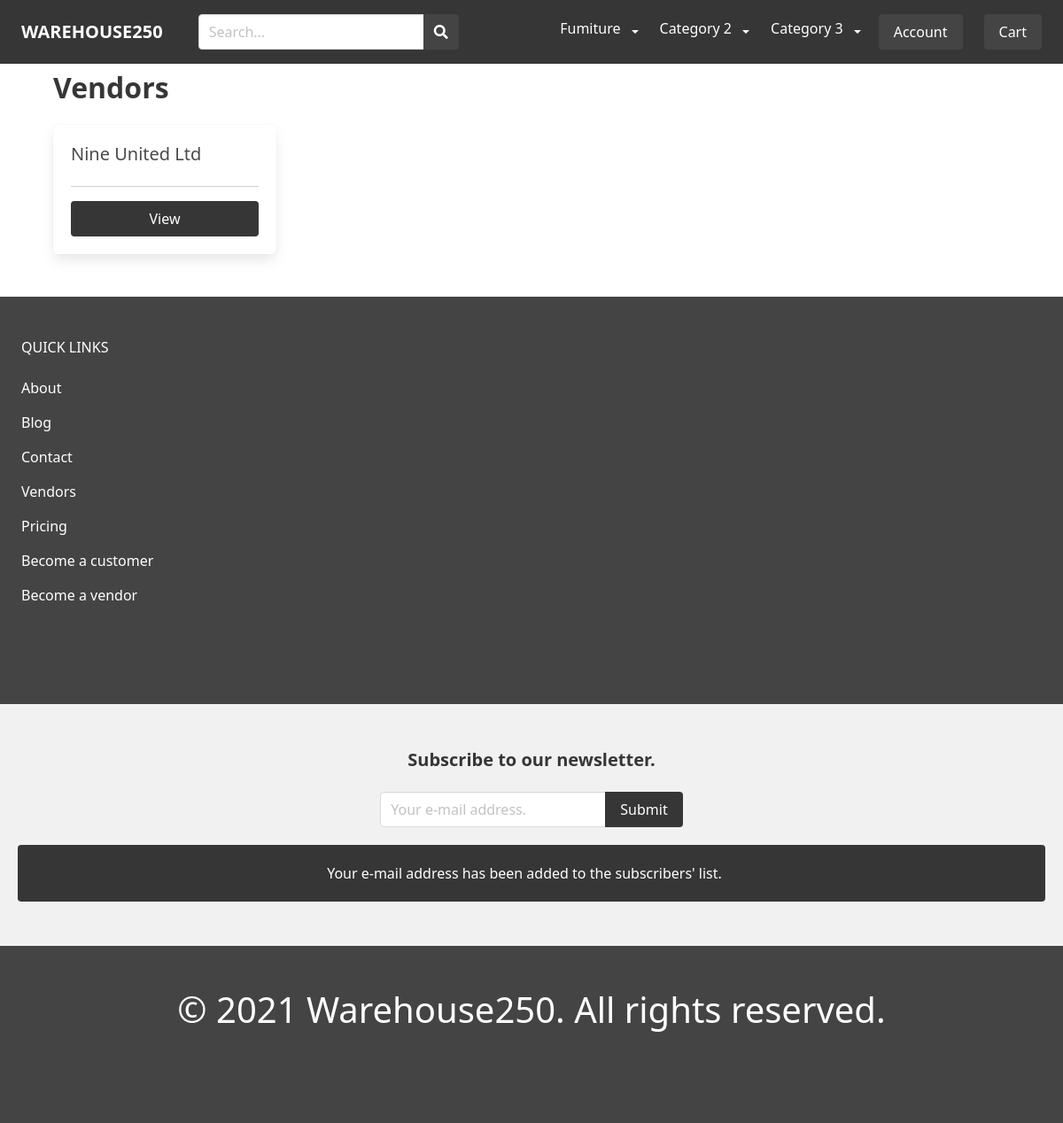
Before: /vendor/ with the older database file.
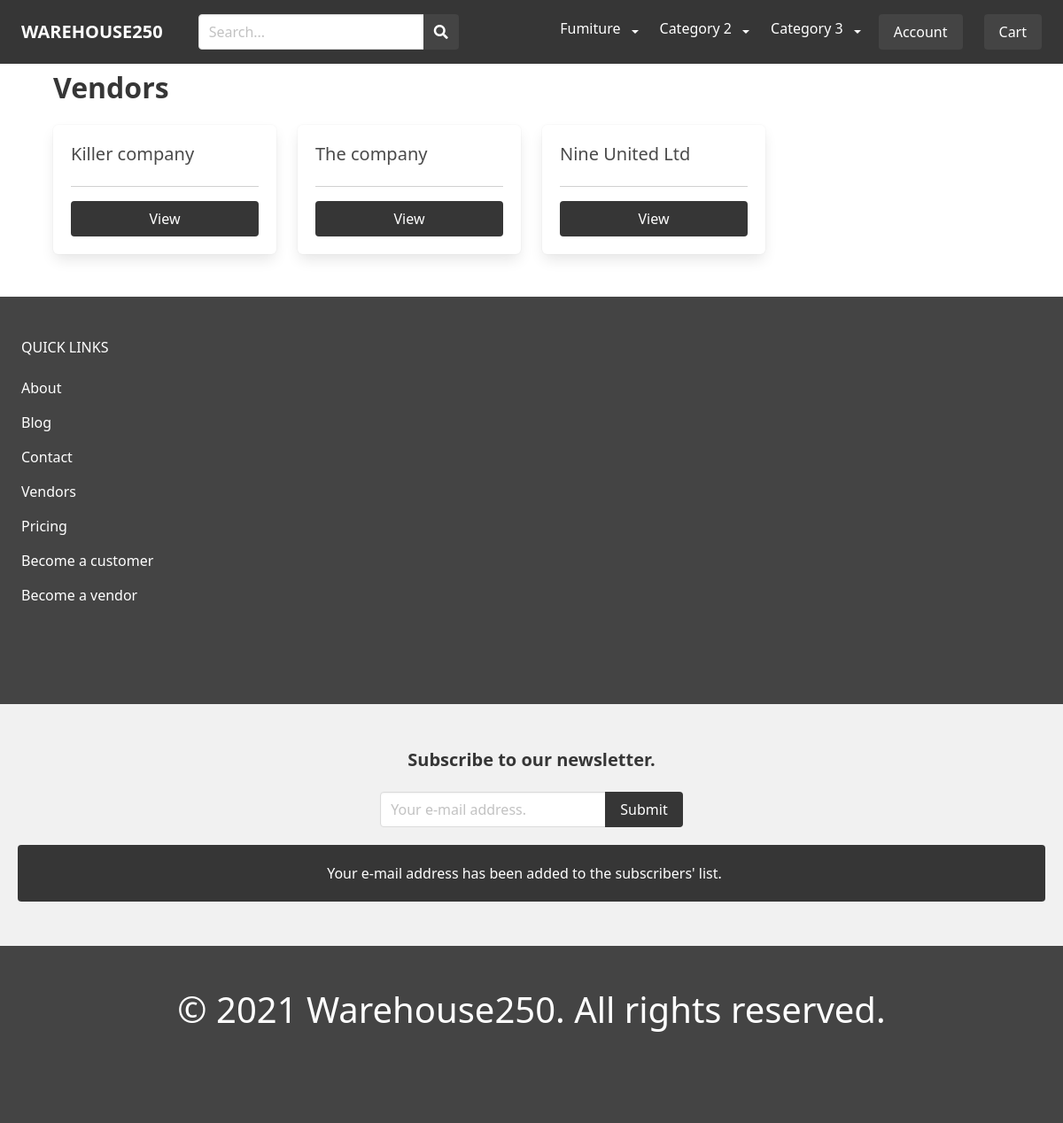
After: the same page with the newer database file.
### apps/product/models.py (models this page shows, shortened)
class Category(models.Model):
    title = models.CharField(max_length=255)
    slug = models.SlugField(max_length=255)
    ordering = models.IntegerField(default=0)
    is_featured = models.BooleanField(default=False)
    class Meta:
        ordering = ['ordering']
        verbose_name_plural = 'Categories'
    def __str__(self):
        return self.title

### apps/vendor/models.py (models this page shows, shortened)
class Vendor(models.Model):
    email = models.EmailField(max_length=150)
    company_name = models.CharField(max_length=255)
    company_code = models.CharField(max_length=255)
    address = models.CharField(max_length=255)
    phone = models.CharField(max_length=10)
    created_at = models.DateTimeField(auto_now_add=True)
    enabled = models.BooleanField(default=True)
    user = models.OneToOneField(User, on_delete=models.CASCADE)

### apps/vendor/views.py (the view)
# urls.py: path('', views.vendors, name='vendors'),
def vendors(request):
    vendors = Vendor.objects.filter(enabled=True)
    return render(request, 'vendor/vendors.html', {'vendors': vendors})

### apps/cart/cart.py (called while the page is built)
    def __len__(self):
        sum_quantity = 0
        for item in self.cart.values():
            if 'quantity' in item:
                sum_quantity += item['quantity']
        return sum_quantity

### apps/cart/context_processors.py (called while the page is built)
def cart(request):
    return {'cart': Cart(request)}

### apps/product/models.py (called while the page is built)
    def __str__(self):
        return self.title

    def __str__(self):
        return self.title

### apps/vendor/templates/vendor/vendors.html (shortened to what this page needs)
{% extends 'core/base.html' %}
{% block content %}
    <h1 class="title">Vendors</h1>
    <div class="columns is-multiline">
        {% for vendor in vendors %}
            <div class="column is-3">
                <div class="box">
                    <h2 class="subtitle">{{ vendor.company_name }}</h2>
                    <hr>
                    <a href="{% url 'vendor' vendor.id %}" class="button is-dark is-fullwidth">View</a>
                </div>
            </div>
        {% endfor %}
    </div>
{% endblock %}

### apps/core/templates/core/base.html (shortened to what the changed rows need)
{% load static %}
<!DOCTYPE html>
<html>
    <head>
        <link rel="stylesheet" href="https://cdn.jsdelivr.net/npm/bulma@0.9.1/css/bulma.min.css">
        <link rel="stylesheet" href="https://cdnjs.cloudflare.com/ajax/libs/font-awesome/5.15.3/css/all.min.css">
        <link rel="stylesheet" href="{% static 'styles/main.css' %}">
        <link href="https://cdn.jsdelivr.net/npm/bootstrap@5.0.0-beta2/dist/css/bootstrap.min.css" rel="stylesheet">
    </head>
    <body>
        <nav class="navbar navbar-expand-lg is-dark is-fixed-top">
            <div class="container-fluid">
             <div class="collapse navbar-collapse" id="main_nav">
               <ul class="navbar-nav">
                {% for category in menu_categories %}
                    {% if category.has_children %}
                        <li class="nav-item dropdown">
                            <a class="dropdown-item main-item" href="{% url 'category' category.slug %}" >
                                {{ category.title }}
                            </a>
                            <a class="nav-link dropdown-toggle" href="#" data-bs-toggle="dropdown"> </a>
                        </li>
                    {% else %}
                        <li class="nav-item"><a class="nav-link" href="{% url 'category' category.slug %}"> {{ category.title }} </a></li>
                    {% endif %}
                {% endfor %}
               </ul>
             </div>
            </div>
           </nav>
        <section class="section">
            <div class="container">
            {% block content %}
            {% endblock  %}
            </div>
        </section>
        {% include 'parts/newsletter.html' %}
        <footer class="footer">
            <h1 class="has-text-centered"> © 2021 Warehouse250. All rights reserved.</h1>
        </footer>
    </body>
</html>

Changed rows visible on the page:
now on this page (row edited): Vendor: company_name "Killer company"
now on this page (row edited): Vendor: company_name "The company"
